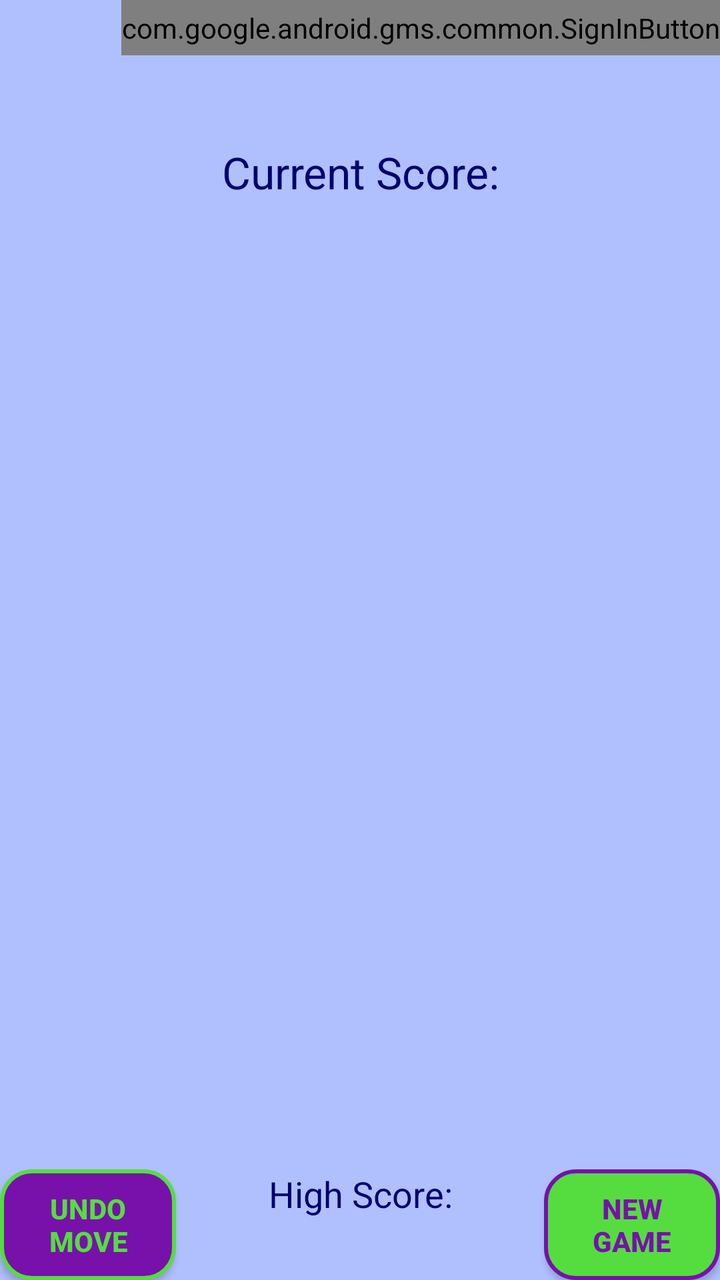
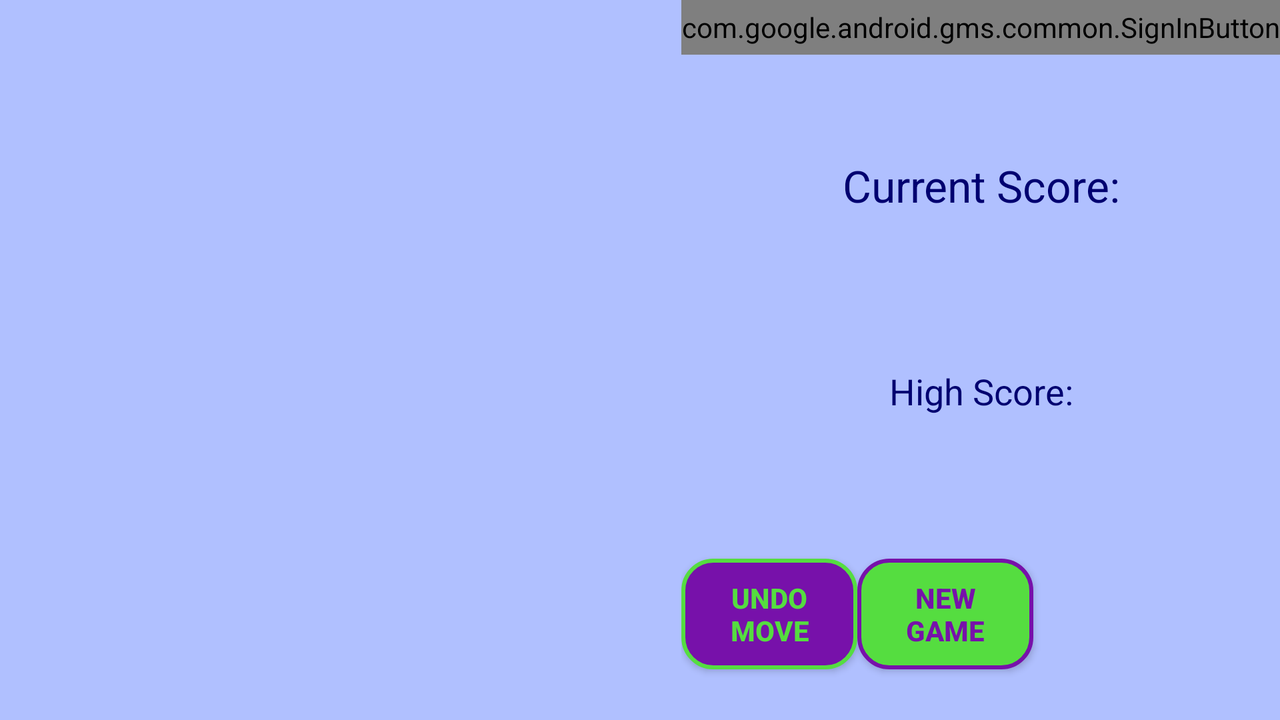

First picture: res/layout/ on a phone held upright. Second picture: the repository's own variant of that layout, on a device whose configuration matches the variant's folder. Source for both follows.
<!-- AndroidManifest.xml: application theme AppTheme -->
<!-- res/layout/jump_sum_level2.xml -->
<LinearLayout xmlns:android="http://schemas.android.com/apk/res/android"
    android:layout_width="match_parent"
    android:layout_height="match_parent"
    android:orientation="vertical"
    android:background="@color/back_color" >    
	   
    <FrameLayout 
        android:layout_weight="0.1"
	    android:layout_width="match_parent"
	    android:layout_height="wrap_content" >
	    
		<com.google.android.gms.common.SignInButton
		    android:id="@+id/sign_in_button"
		    android:layout_width="wrap_content"
		    android:layout_height="match_parent"
	    	android:layout_gravity="right"/>
	    	
	    <TableLayout
			android:id="@+id/sign_out_layout"
	        android:layout_width="match_parent"
	        android:layout_height="wrap_content"
    		android:stretchColumns="1"  
			android:visibility="gone">
	    	
	        <TableRow>
	            <TextView/>
			    <TextView
			        android:id="@+id/current_user"
				    android:layout_width="wrap_content"
				    android:layout_height="match_parent"
		    		android:layout_gravity="right"
			        android:textColor="@color/sign_out_back" />
		    </TableRow>
				    
	        <TableRow>
				<Button
				    android:id="@+id/leaderboard_button"
				    android:layout_width="wrap_content"
				    android:layout_height="match_parent"
				    android:text="@string/leaderboard"
		    		android:layout_gravity="left" 
			        style="@style/SignOutButton" />
			    
				<Button
				    android:id="@+id/sign_out_button"
				    android:layout_width="wrap_content"
				    android:layout_height="match_parent"
				    android:text="@string/sign_out"
		    		android:layout_gravity="right" 
		    		style="@style/SignOutButton"  />
			</TableRow>
		</TableLayout>
	</FrameLayout>
    
    <TextView
        android:id="@+id/currentScoreText"
        android:layout_width="match_parent"
	    android:layout_height="wrap_content"
        android:text="@string/current_score"
        android:textColor="@color/button_border"
        android:textAppearance="?android:attr/textAppearanceLarge"
        android:layout_weight="1" 
    	android:gravity="center" />
    
    <TableLayout
        android:id="@+id/tableLayout1"
        android:layout_width="match_parent"
        android:layout_height="wrap_content"
        android:layout_weight="5" >
        
        <TableRow
            android:layout_width="match_parent"
	    	android:layout_height="match_parent"
        	android:layout_weight="1" 
        	android:stretchColumns="*">
        	<FrameLayout android:layout_weight="1" android:id="@+id/widgetr0c0"/>
        	<FrameLayout android:layout_weight="1" android:id="@+id/widgetr0c1"/>
        	<FrameLayout android:layout_weight="1" android:id="@+id/widgetr0c2"/>
        	<FrameLayout android:layout_weight="1" android:id="@+id/widgetr0c3"/>
        	<FrameLayout android:layout_weight="1" android:id="@+id/widgetr0c4"/>
        	<FrameLayout android:layout_weight="1" android:id="@+id/widgetr0c5"/>
        </TableRow>
        <TableRow
            android:layout_width="match_parent"
	    	android:layout_height="match_parent"
        	android:layout_weight="1" 
        	android:stretchColumns="*">
        	<FrameLayout android:layout_weight="1" android:id="@+id/widgetr1c0"/>
        	<FrameLayout android:layout_weight="1" android:id="@+id/widgetr1c1"/>
        	<FrameLayout android:layout_weight="1" android:id="@+id/widgetr1c2"/>
        	<FrameLayout android:layout_weight="1" android:id="@+id/widgetr1c3"/>
        	<FrameLayout android:layout_weight="1" android:id="@+id/widgetr1c4"/>
        	<FrameLayout android:layout_weight="1" android:id="@+id/widgetr1c5"/>
        </TableRow>
        <TableRow
            android:layout_width="match_parent"
	    	android:layout_height="match_parent"
        	android:layout_weight="1" 
        	android:stretchColumns="*">
        	<FrameLayout android:layout_weight="1" android:id="@+id/widgetr2c0"/>
        	<FrameLayout android:layout_weight="1" android:id="@+id/widgetr2c1"/>
        	<FrameLayout android:layout_weight="1" android:id="@+id/widgetr2c2"/>
        	<FrameLayout android:layout_weight="1" android:id="@+id/widgetr2c3"/>
        	<FrameLayout android:layout_weight="1" android:id="@+id/widgetr2c4"/>
        	<FrameLayout android:layout_weight="1" android:id="@+id/widgetr2c5"/>
        </TableRow>
        <TableRow
            android:layout_width="match_parent"
	    	android:layout_height="match_parent"
        	android:layout_weight="1" 
        	android:stretchColumns="*">
        	<FrameLayout android:layout_weight="1" android:id="@+id/widgetr3c0"/>
        	<FrameLayout android:layout_weight="1" android:id="@+id/widgetr3c1"/>
        	<FrameLayout android:layout_weight="1" android:id="@+id/widgetr3c2"/>
        	<FrameLayout android:layout_weight="1" android:id="@+id/widgetr3c3"/>
        	<FrameLayout android:layout_weight="1" android:id="@+id/widgetr3c4"/>
        	<FrameLayout android:layout_weight="1" android:id="@+id/widgetr3c5"/>
        </TableRow>
        <TableRow
            android:layout_width="match_parent"
	    	android:layout_height="match_parent"
        	android:layout_weight="1" 
        	android:stretchColumns="*">
        	<FrameLayout android:layout_weight="1" android:id="@+id/widgetr4c0"/>
        	<FrameLayout android:layout_weight="1" android:id="@+id/widgetr4c1"/>
        	<FrameLayout android:layout_weight="1" android:id="@+id/widgetr4c2"/>
        	<FrameLayout android:layout_weight="1" android:id="@+id/widgetr4c3"/>
        	<FrameLayout android:layout_weight="1" android:id="@+id/widgetr4c4"/>
        	<FrameLayout android:layout_weight="1" android:id="@+id/widgetr4c5"/>
        </TableRow>
        <TableRow
            android:layout_width="match_parent"
	    	android:layout_height="match_parent"
        	android:layout_weight="1" 
        	android:stretchColumns="*">
        	<FrameLayout android:layout_weight="1" android:id="@+id/widgetr5c0"/>
        	<FrameLayout android:layout_weight="1" android:id="@+id/widgetr5c1"/>
        	<FrameLayout android:layout_weight="1" android:id="@+id/widgetr5c2"/>
        	<FrameLayout android:layout_weight="1" android:id="@+id/widgetr5c3"/>
        	<FrameLayout android:layout_weight="1" android:id="@+id/widgetr5c4"/>
        	<FrameLayout android:layout_weight="1" android:id="@+id/widgetr5c5"/>
        </TableRow>
        <TableRow
            android:layout_width="match_parent"
	    	android:layout_height="match_parent"
        	android:layout_weight="1" 
        	android:stretchColumns="*">
        	<FrameLayout android:layout_weight="1" android:id="@+id/widgetr6c0"/>
        	<FrameLayout android:layout_weight="1" android:id="@+id/widgetr6c1"/>
        	<FrameLayout android:layout_weight="1" android:id="@+id/widgetr6c2"/>
        	<FrameLayout android:layout_weight="1" android:id="@+id/widgetr6c3"/>
        	<FrameLayout android:layout_weight="1" android:id="@+id/widgetr6c4"/>
        	<FrameLayout android:layout_weight="1" android:id="@+id/widgetr6c5"/>
        </TableRow>
            
    </TableLayout>

    <LinearLayout
        android:layout_width="match_parent"
        android:layout_height="wrap_content"
    	android:orientation="horizontal" >
        
        <Button
	        android:id="@+id/undoButton"
	        android:text="@string/undo"
    		style="@style/UndoButton" />
        
        <TextView
	        android:id="@+id/highScoreText"
	        android:layout_width="0dp"
	        android:layout_height="wrap_content"
	        android:text="@string/high_score"
	        android:textColor="@color/button_border"
	        android:textAppearance="?android:attr/textAppearanceMedium"  
        	android:layout_weight="1"
    		android:gravity="center" />
        
        <Button
	        android:id="@+id/newGameButton"
	        android:text="@string/new_game"
    		style="@style/NewGameButton" />

    </LinearLayout>

</LinearLayout>
<!-- resources referenced by this layout -->
<resources>
  <color name="back_color">#B0C0FF</color>
  <color name="button_border">#000070</color>
  <color name="sign_out_back">#DD4B39</color>
  <string name="current_score">Current Score: </string>
  <string name="high_score">High Score:\n</string>
  <string name="leaderboard">Leaderboard</string>
  <string name="new_game">New\nGame</string>
  <string name="sign_out">Sign Out</string>
  <string name="undo">Undo\nMove</string>
  <style name="NewGameButton">
          <item name="android:layout_width">wrap_content</item>
          <item name="android:layout_height">wrap_content</item>
          <item name="android:layout_gravity">center</item>
          <item name="android:background">@drawable/new_game_button</item>
          <item name="android:textColor">@color/new_game_border</item>
          <item name="android:textStyle">bold</item>
      </style>
  <style name="SignOutButton">
          <item name="android:layout_width">wrap_content</item>
          <item name="android:layout_height">wrap_content</item>
          <item name="android:background">@drawable/sign_out_button</item>
          <item name="android:textColor">@color/sign_out_border</item>
      </style>
  <style name="UndoButton">
          <item name="android:layout_width">wrap_content</item>
          <item name="android:layout_height">wrap_content</item>
          <item name="android:layout_gravity">center</item>
          <item name="android:background">@drawable/undo_button</item>
          <item name="android:textColor">@color/undo_border</item>
          <item name="android:textStyle">bold</item>
      </style>
  <style name="AppTheme" parent="AppBaseTheme">
          
      </style>
  <!-- drawable new_game_button (drawable) -->
  <?xml version="1.0" encoding="utf-8"?>
  
  <shape xmlns:android="http://schemas.android.com/apk/res/android" 
         android:shape="rectangle" >
      <corners
          android:radius="15dp"/>
      
      <padding
          android:left="8dp"
          android:right="8dp"
          android:top="10dp"
          android:bottom="10dp"
          />
      <solid
          android:color="@color/new_game_back"/>
      <stroke
          android:color="@color/new_game_border"
          android:width="2dp" />
  </shape>
  <color name="new_game_border">#7711AA</color>
  <color name="sign_out_border">#FFFFFF</color>
  <!-- drawable undo_button (drawable) -->
  <?xml version="1.0" encoding="utf-8"?>
  
  <shape xmlns:android="http://schemas.android.com/apk/res/android" 
         android:shape="rectangle" >
      <corners
          android:radius="15dp"/>
      
      <padding
          android:left="8dp"
          android:right="8dp"
          android:top="10dp"
          android:bottom="10dp"
          />
      <solid
          android:color="@color/undo_back"/>
      <stroke
          android:color="@color/undo_border"
          android:width="2dp" />
  </shape>
  <color name="undo_border">#55DD40</color>
  <style name="AppBaseTheme" parent="Theme.AppCompat.Light">
          
      </style>
  <color name="new_game_back">#55DD40</color>
  <color name="undo_back">#7711AA</color>
</resources>
<!-- res/layout-land/jump_sum_level2.xml (the repository's variant of the layout above) -->
<!-- drawn on the phone turned sideways -->
<LinearLayout xmlns:android="http://schemas.android.com/apk/res/android"
    android:layout_width="match_parent"
    android:layout_height="match_parent"
    android:orientation="horizontal"
    android:baselineAligned="false"
    android:background="@color/back_color" >

    <TableLayout
        android:id="@+id/tableLayout1"
        android:layout_width="0dp"
        android:layout_height="match_parent"
        android:layout_weight="5" >
        
        <TableRow
            android:layout_width="wrap_content"
	    	android:layout_height="match_parent"
        	android:layout_weight="1" 
        	android:stretchColumns="*">
        	<FrameLayout android:layout_weight="1" android:id="@+id/widgetr0c0"/>
        	<FrameLayout android:layout_weight="1" android:id="@+id/widgetr1c0"/>
        	<FrameLayout android:layout_weight="1" android:id="@+id/widgetr2c0"/>
        	<FrameLayout android:layout_weight="1" android:id="@+id/widgetr3c0"/>
        	<FrameLayout android:layout_weight="1" android:id="@+id/widgetr4c0"/>
        	<FrameLayout android:layout_weight="1" android:id="@+id/widgetr5c0"/>
        	<FrameLayout android:layout_weight="1" android:id="@+id/widgetr6c0"/>
        </TableRow>
        <TableRow
            android:layout_width="wrap_content"
	    	android:layout_height="match_parent"
        	android:layout_weight="1" 
        	android:stretchColumns="*">
        	<FrameLayout android:layout_weight="1" android:id="@+id/widgetr0c1"/>
        	<FrameLayout android:layout_weight="1" android:id="@+id/widgetr1c1"/>
        	<FrameLayout android:layout_weight="1" android:id="@+id/widgetr2c1"/>
        	<FrameLayout android:layout_weight="1" android:id="@+id/widgetr3c1"/>
        	<FrameLayout android:layout_weight="1" android:id="@+id/widgetr4c1"/>
        	<FrameLayout android:layout_weight="1" android:id="@+id/widgetr5c1"/>
        	<FrameLayout android:layout_weight="1" android:id="@+id/widgetr6c1"/>
        </TableRow>
        <TableRow
            android:layout_width="wrap_content"
	    	android:layout_height="match_parent"
        	android:layout_weight="1" 
        	android:stretchColumns="*">
        	<FrameLayout android:layout_weight="1" android:id="@+id/widgetr0c2"/>
        	<FrameLayout android:layout_weight="1" android:id="@+id/widgetr1c2"/>
        	<FrameLayout android:layout_weight="1" android:id="@+id/widgetr2c2"/>
        	<FrameLayout android:layout_weight="1" android:id="@+id/widgetr3c2"/>
        	<FrameLayout android:layout_weight="1" android:id="@+id/widgetr4c2"/>
        	<FrameLayout android:layout_weight="1" android:id="@+id/widgetr5c2"/>
        	<FrameLayout android:layout_weight="1" android:id="@+id/widgetr6c2"/>
        </TableRow>
        <TableRow
            android:layout_width="wrap_content"
	    	android:layout_height="match_parent"
        	android:layout_weight="1" 
        	android:stretchColumns="*">
        	<FrameLayout android:layout_weight="1" android:id="@+id/widgetr0c3"/>
        	<FrameLayout android:layout_weight="1" android:id="@+id/widgetr1c3"/>
        	<FrameLayout android:layout_weight="1" android:id="@+id/widgetr2c3"/>
        	<FrameLayout android:layout_weight="1" android:id="@+id/widgetr3c3"/>
        	<FrameLayout android:layout_weight="1" android:id="@+id/widgetr4c3"/>
        	<FrameLayout android:layout_weight="1" android:id="@+id/widgetr5c3"/>
        	<FrameLayout android:layout_weight="1" android:id="@+id/widgetr6c3"/>
        </TableRow>
        <TableRow
            android:layout_width="wrap_content"
	    	android:layout_height="match_parent"
        	android:layout_weight="1" 
        	android:stretchColumns="*">
        	<FrameLayout android:layout_weight="1" android:id="@+id/widgetr0c4"/>
        	<FrameLayout android:layout_weight="1" android:id="@+id/widgetr1c4"/>
        	<FrameLayout android:layout_weight="1" android:id="@+id/widgetr2c4"/>
        	<FrameLayout android:layout_weight="1" android:id="@+id/widgetr3c4"/>
        	<FrameLayout android:layout_weight="1" android:id="@+id/widgetr4c4"/>
        	<FrameLayout android:layout_weight="1" android:id="@+id/widgetr5c4"/>
        	<FrameLayout android:layout_weight="1" android:id="@+id/widgetr6c4"/>
        </TableRow>
        <TableRow
            android:layout_width="wrap_content"
	    	android:layout_height="match_parent"
        	android:layout_weight="1" 
        	android:stretchColumns="*">
        	<FrameLayout android:layout_weight="1" android:id="@+id/widgetr0c5"/>
        	<FrameLayout android:layout_weight="1" android:id="@+id/widgetr1c5"/>
        	<FrameLayout android:layout_weight="1" android:id="@+id/widgetr2c5"/>
        	<FrameLayout android:layout_weight="1" android:id="@+id/widgetr3c5"/>
        	<FrameLayout android:layout_weight="1" android:id="@+id/widgetr4c5"/>
        	<FrameLayout android:layout_weight="1" android:id="@+id/widgetr5c5"/>
        	<FrameLayout android:layout_weight="1" android:id="@+id/widgetr6c5"/>
        </TableRow>
            
    </TableLayout>

    <LinearLayout
        android:layout_width="wrap_content"
		android:layout_height="match_parent"
    	android:orientation="vertical" >
        
        <FrameLayout 
	        android:layout_weight="1"
		    android:layout_width="match_parent"
		    android:layout_height="wrap_content"
		    android:layout_gravity="right" >
		    
			<com.google.android.gms.common.SignInButton
			    android:id="@+id/sign_in_button"
			    android:layout_width="wrap_content"
			    android:layout_height="match_parent"
		    	android:layout_gravity="right" />
			    
			<LinearLayout
			    android:id="@+id/sign_out_layout"
		        android:layout_width="match_parent"
		        android:layout_height="wrap_content"
		    	android:orientation="vertical"
		    	android:layout_gravity="right" 
		    	android:gravity="right" 
			    android:visibility="gone">
		    	
			    <TextView
			        android:id="@+id/current_user"
				    android:layout_width="wrap_content"
				    android:layout_height="match_parent"
	    			android:layout_gravity="right" 
			        android:textColor="@color/sign_out_back" />
		        
				<Button
				    android:id="@+id/sign_out_button"
				    android:layout_width="wrap_content"
				    android:layout_height="match_parent"
				    android:text="@string/sign_out"
		    		android:layout_gravity="right" 
			    	style="@style/SignOutButton" />
			</LinearLayout>
		</FrameLayout>

	    <TextView
	        android:id="@+id/currentScoreText"
	        android:layout_width="match_parent"
		    android:layout_height="wrap_content"
	        android:text="@string/current_score"
	        android:textColor="@color/button_border"
	        android:textAppearance="?android:attr/textAppearanceLarge"
	        android:layout_weight="12" 
	    	android:gravity="center" />

	    <TextView
	        android:id="@+id/highScoreText"
	        android:layout_width="match_parent"
	        android:layout_height="wrap_content"
	        android:layout_weight="6"
	        android:gravity="center"
	        android:text="@string/high_score"
	        android:textColor="@color/button_border"
	        android:textAppearance="?android:attr/textAppearanceMedium" />
	    
        <Button
		    android:id="@+id/leaderboard_button"
	        android:layout_width="match_parent"
	        android:layout_height="wrap_content"
	        android:layout_weight="1"
		    android:text="@string/leaderboard"
    		android:layout_gravity="center"
			android:visibility="gone" 
	        style="@style/SignOutButton" />
        
        <LinearLayout
	        android:layout_width="match_parent"
			android:layout_height="wrap_content"
	    	android:orientation="horizontal"  
        	android:layout_weight="6" >
        	        
	        <Button
		        android:id="@+id/undoButton"
		        android:text="@string/undo"
	    		style="@style/UndoButton" />
	        
	        <Button
		        android:id="@+id/newGameButton"
		        android:text="@string/new_game"
	    		style="@style/NewGameButton" />
	        
	    </LinearLayout>

    </LinearLayout>

</LinearLayout>
